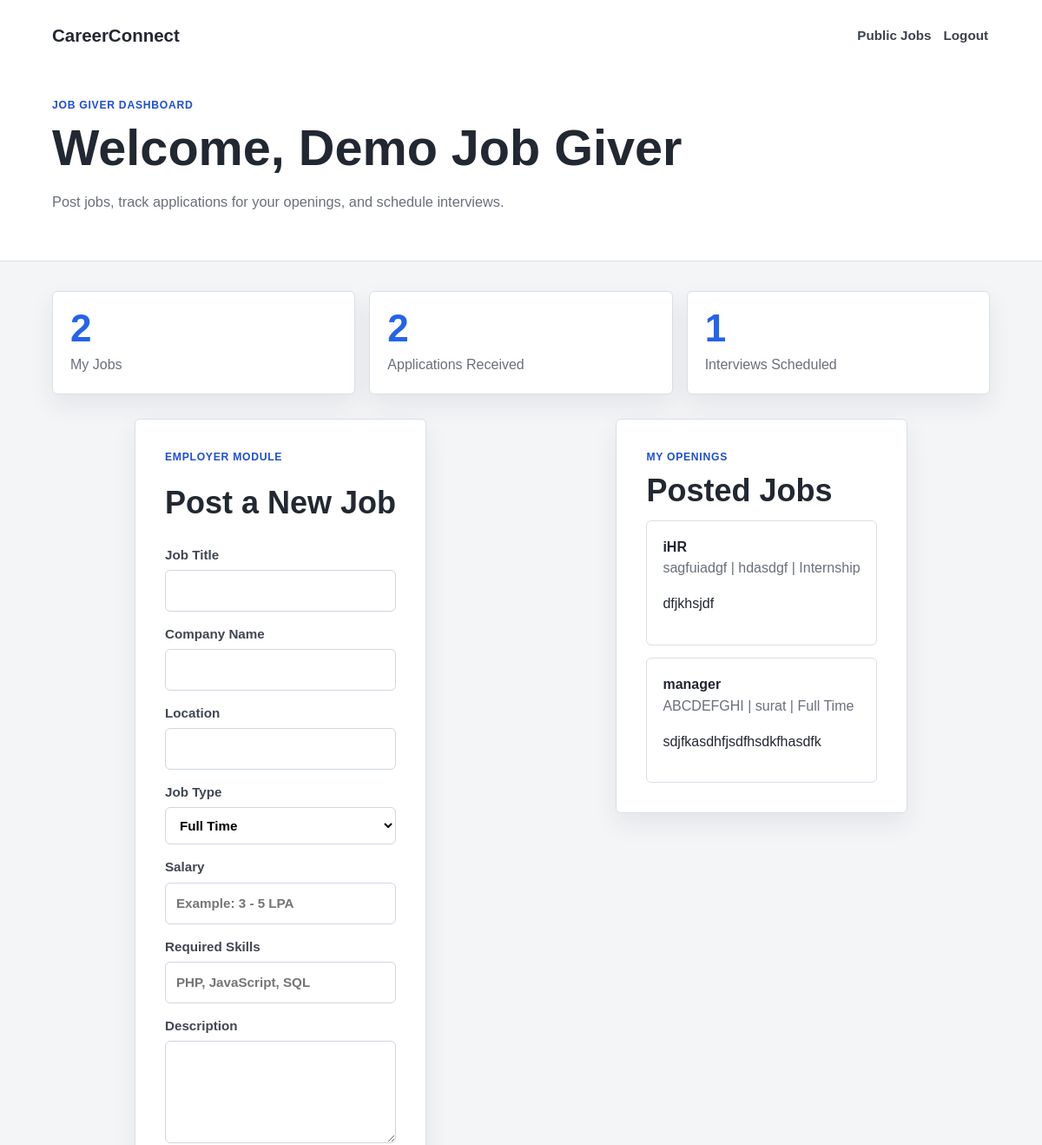
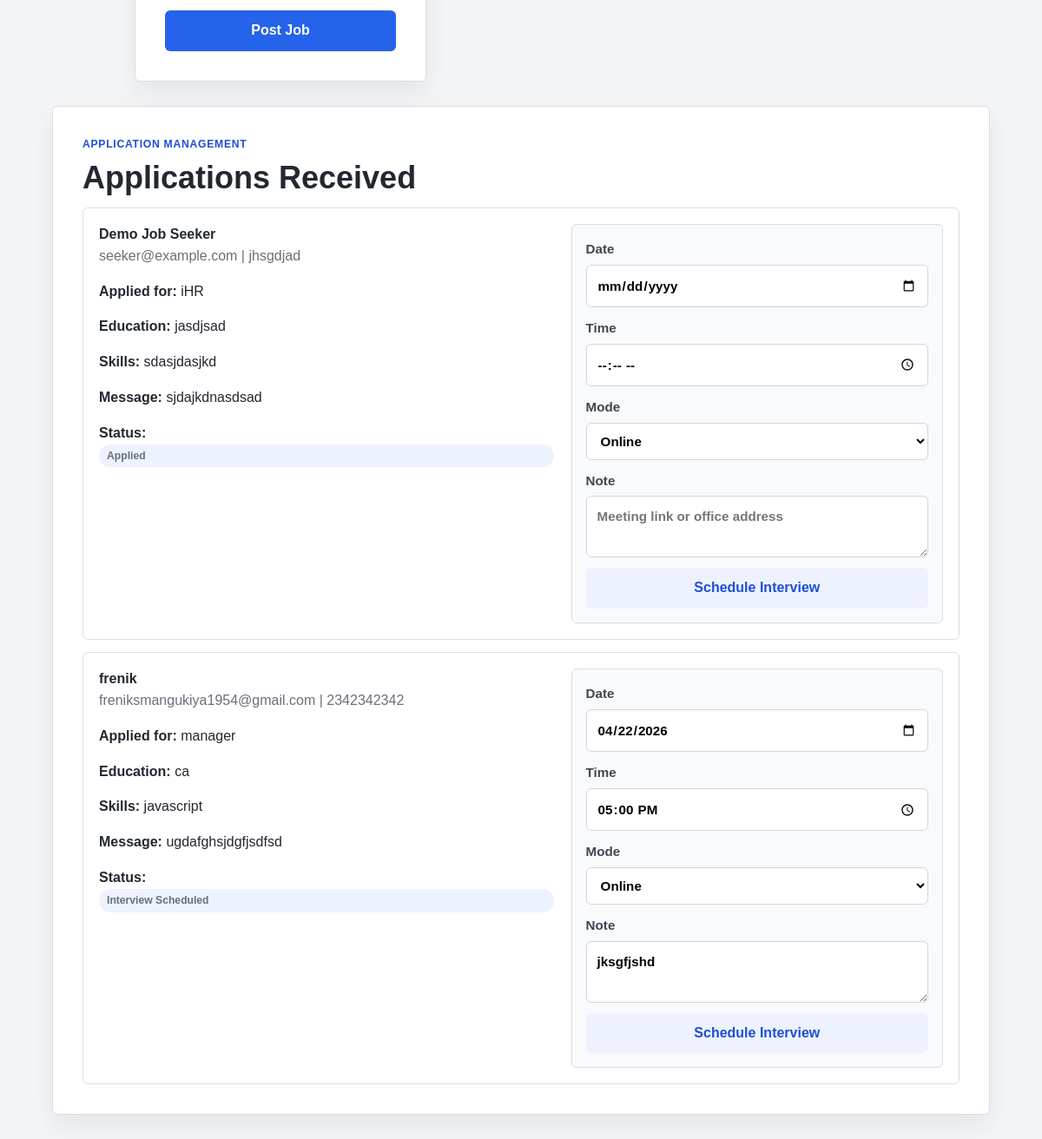
Screenshot of /giver_dashboard.php (signed in) with the database file from the repository (2 pictures, top to bottom).
### tables this page shows
CREATE TABLE users (
  id INT UNSIGNED AUTO_INCREMENT PRIMARY KEY,
  name VARCHAR(100) NOT NULL,
  email VARCHAR(150) NOT NULL UNIQUE,
  password VARCHAR(255) NOT NULL,
  role ENUM('seeker', 'giver') NOT NULL,
  created_at TIMESTAMP NOT NULL DEFAULT CURRENT_TIMESTAMP
);

CREATE TABLE jobs (
  id INT UNSIGNED AUTO_INCREMENT PRIMARY KEY,
  giver_id INT UNSIGNED NOT NULL,
  title VARCHAR(150) NOT NULL,
  company VARCHAR(150) NOT NULL,
  location VARCHAR(150) NOT NULL,
  type ENUM('Full Time', 'Part Time', 'Internship') NOT NULL,
  salary VARCHAR(100) NOT NULL,
  skills VARCHAR(255) NOT NULL,
  description TEXT NOT NULL,
  created_at TIMESTAMP NOT NULL DEFAULT CURRENT_TIMESTAMP,
  CONSTRAINT fk_jobs_giver
    FOREIGN KEY (giver_id) REFERENCES users(id)
    ON DELETE CASCADE
);

CREATE TABLE applications (
  id INT UNSIGNED AUTO_INCREMENT PRIMARY KEY,
  job_id INT UNSIGNED NOT NULL,
  seeker_id INT UNSIGNED NOT NULL,
  name VARCHAR(100) NOT NULL,
  email VARCHAR(150) NOT NULL,
  phone VARCHAR(30) NOT NULL,
  education VARCHAR(150) NOT NULL,
  skills VARCHAR(255) NOT NULL,
  message TEXT NULL,
  status ENUM('Applied', 'Interview Scheduled') NOT NULL DEFAULT 'Applied',
  interview_date DATE NULL,
  interview_time TIME NULL,
  interview_mode ENUM('Online', 'Offline', 'Phone Call') NULL,
  interview_note TEXT NULL,
  applied_at DATETIME NOT NULL DEFAULT CURRENT_TIMESTAMP,
  CONSTRAINT fk_applications_job
    FOREIGN KEY (job_id) REFERENCES jobs(id)
    ON DELETE CASCADE,
  CONSTRAINT fk_applications_seeker
    FOREIGN KEY (seeker_id) REFERENCES users(id)
    ON DELETE CASCADE
);

### db.php (called while the page is built, shortened)
<?php
function db() {
    static $pdo = null;
    if ($pdo instanceof PDO) {
        return $pdo;
    }
    $dsn = 'mysql:host=' . DB_HOST . ';dbname=' . DB_NAME . ';charset=' . DB_CHARSET;
    try {
        $pdo = new PDO($dsn, DB_USER, DB_PASS, [
            PDO::ATTR_ERRMODE => PDO::ERRMODE_EXCEPTION,
            PDO::ATTR_DEFAULT_FETCH_MODE => PDO::FETCH_ASSOC,
            PDO::ATTR_EMULATE_PREPARES => false
        ]);
    } catch (PDOException $exception) {
        die('Database connection failed. Check db.php settings and import database.sql in MySQL Workbench.');
    }
    return $pdo;
}
?>

### functions.php (called while the page is built, shortened)
<?php
require_once 'db.php';
function find_user($user_id) {
    $statement = db()->prepare('SELECT * FROM users WHERE id = ? LIMIT 1');
    $statement->execute([(int) $user_id]);
    $user = $statement->fetch();
    return $user ?: null;
}
function find_job($job_id) {
    $statement = db()->prepare('SELECT * FROM jobs WHERE id = ? LIMIT 1');
    $statement->execute([(int) $job_id]);
    $job = $statement->fetch();
    return $job ?: null;
}
function current_user() {
    return find_user($_SESSION['user_id']);
}
function get_jobs_for_giver($giver_id) {
    $statement = db()->prepare('SELECT * FROM jobs WHERE giver_id = ? ORDER BY id');
    $statement->execute([(int) $giver_id]);
    return $statement->fetchAll();
}
function get_applications_for_giver($giver_id) {
    $statement = db()->prepare(
        "SELECT
            applications.id,
            applications.job_id,
            applications.seeker_id,
            applications.name,
            applications.email,
            applications.phone,
            applications.education,
            applications.skills,
            applications.message,
            applications.status,
            COALESCE(DATE_FORMAT(applications.interview_date, '%Y-%m-%d'), '') AS interview_date,
            COALESCE(TIME_FORMAT(applications.interview_time, '%H:%i'), '') AS interview_time,
            COALESCE(applications.interview_mode, '') AS interview_mode,
            COALESCE(applications.interview_note, '') AS interview_note,
            DATE_FORMAT(applications.applied_at, '%Y-%m-%d %H:%i:%s') AS applied_at
        FROM applications
        INNER JOIN jobs ON jobs.id = applications.job_id
        WHERE jobs.giver_id = ?
        ORDER BY applications.id"
    );
    $statement->execute([(int) $giver_id]);
    return $statement->fetchAll();
}
?>

### giver_dashboard.php (the view, shortened to what this page needs)
<?php
require_once 'functions.php';
$user = current_user();
$myJobs = get_jobs_for_giver($user['id']);
$myApplications = get_applications_for_giver($user['id']);
?>
<!DOCTYPE html>
<html lang="en">
<head>
    <link rel="stylesheet" href="css/style.css">
</head>
<body>
    <header class="page-header">
        <nav class="navbar">
            <a class="logo" href="index.php">CareerConnect</a>
            <div class="nav-links">
                <a href="index.php#jobs">Public Jobs</a>
                <a href="logout.php">Logout</a>
            </div>
        </nav>
        <div>
            <p class="eyebrow">Job Giver Dashboard</p>
            <h1>Welcome, <?php echo $user['name']; ?></h1>
            <p class="hero-text">Post jobs, track applications for your openings, and schedule interviews.</p>
        </div>
    </header>
    <main>
        <section class="stats-grid">
            <div class="mini-stat"><span><?php echo count($myJobs); ?></span><p>My Jobs</p></div>
            <div class="mini-stat"><span><?php echo count($myApplications); ?></span><p>Applications Received</p></div>
            <div class="mini-stat"><span><?php echo count(array_filter($myApplications, fn($app) => $app['status'] === 'Interview Scheduled')); ?></span><p>Interviews Scheduled</p></div>
        </section>
        <section class="split-section dashboard-split">
            <form class="panel form-card" method="POST">
                <p class="eyebrow">Employer Module</p>
                <h2>Post a New Job</h2>
                <label>Job Title <input name="title" required></label>
                <label>Company Name <input name="company" required></label>
                <label>Location <input name="location" required></label>
                <label>Job Type
                    <select name="type" required>
                        <option>Full Time</option>
                    </select>
                </label>
                <label>Salary <input name="salary" placeholder="Example: 3 - 5 LPA" required></label>
                <label>Required Skills <input name="skills" placeholder="PHP, JavaScript, SQL" required></label>
                <label>Description <textarea name="description" rows="4" required></textarea></label>
                <button class="primary-btn" type="submit">Post Job</button>
            </form>
            <section class="panel">
                <p class="eyebrow">My Openings</p>
                <h2>Posted Jobs</h2>
                <?php if (empty($myJobs)): ?>
                    <p>No jobs posted yet.</p>
                <?php else: ?>
                    <div class="application-list">
                        <?php foreach (array_reverse($myJobs) as $job): ?>
                            <div class="application-item">
                                <strong><?php echo $job['title']; ?></strong>
                                <span><?php echo $job['company']; ?> | <?php echo $job['location']; ?> | <?php echo $job['type']; ?></span>
                                <p><?php echo $job['description']; ?></p>
                            </div>
                        <?php endforeach; ?>
                    </div>
                <?php endif; ?>
            </section>
        </section>
        <section class="panel">
            <p class="eyebrow">Application Management</p>
            <h2>Applications Received</h2>
            <?php if (empty($myApplications)): ?>
                <p>No candidate has applied for your jobs yet.</p>
            <?php else: ?>
                <div class="application-list">
                    <?php foreach (array_reverse($myApplications) as $application): ?>
                        <?php $job = find_job($application['job_id']); ?>
                        <article class="application-item manager-card">
                            <div>
                                <strong><?php echo $application['name']; ?></strong>
                                <span><?php echo $application['email']; ?> | <?php echo $application['phone']; ?></span>
                                <p><strong>Applied for:</strong> <?php echo $job ? $job['title'] : 'Job removed'; ?></p>
                                <p><strong>Education:</strong> <?php echo $application['education']; ?></p>
                                <p><strong>Skills:</strong> <?php echo $application['skills']; ?></p>
                                <p><strong>Message:</strong> <?php echo $application['message']; ?></p>
                                <p><strong>Status:</strong> <span class="status-pill"><?php echo $application['status']; ?></span></p>
                            </div>
                            <form class="schedule-form" method="POST">
                                <label>Date <input type="date" name="interview_date" value="<?php echo $application['interview_date']; ?>" required></label>
                                <label>Time <input type="time" name="interview_time" value="<?php echo $application['interview_time']; ?>" required></label>
                                <label>Mode
                                    <select name="interview_mode" required>
                                        <option <?php echo $application['interview_mode'] === 'Online' ? 'selected' : ''; ?>>Online</option>
                                    </select>
                                </label>
                                <label>Note <textarea name="interview_note" rows="2" placeholder="Meeting link or office address"><?php echo $application['interview_note']; ?></textarea></label>
                                <button class="secondary-btn" type="submit">Schedule Interview</button>
                            </form>
                        </article>
                    <?php endforeach; ?>
                </div>
            <?php endif; ?>
        </section>
    </main>
</body>
</html>

### css/style.css (style rules this page uses)
:root { --ink: #222831; --muted: #69707a; --paper: #f4f5f7; --panel: #ffffff; --accent: #2563eb; --accent-dark: #1d4ed8; --green: #16794c; --danger: #b42318; --line: #d9dee7; --soft: #f8fafc; --shadow: 0 12px 28px rgba(34, 40, 49, 0.08); }
* { box-sizing: border-box; }
html { scroll-behavior: smooth; }
body { margin: 0; color: var(--ink); background: #f4f5f7; font-family: Arial, Helvetica, sans-serif; line-height: 1.55; }
.navbar, .hero-content, main, footer { position: relative; z-index: 1; }
.navbar { align-items: center; display: flex; gap: 20px; justify-content: space-between; margin-bottom: 52px; }
.logo { color: var(--ink); font-size: 1.28rem; font-weight: 800; text-decoration: none; }
.nav-links, .role-switch { display: flex; flex-wrap: wrap; gap: 10px; }
.nav-links a { color: #3b424c; font-size: 0.95rem; font-weight: 700; padding: 7px 2px; text-decoration: none; }
.eyebrow { color: var(--accent-dark); font-size: 0.76rem; font-weight: 800; letter-spacing: 0.06em; margin: 0 0 8px; text-transform: uppercase; }
h1, h2, h3 { line-height: 1.14; margin: 0 0 14px; }
h1 { font-size: clamp(2.1rem, 5vw, 4.2rem); max-width: 850px; }
h2 { font-size: clamp(1.45rem, 3vw, 2.25rem); }
.hero-text, .small-copy { color: var(--muted); font-size: 1.02rem; max-width: 640px; }
.hero-card, .panel, dialog, .mini-stat, .auth-panel { background: var(--panel); border: 1px solid var(--line); border-radius: 6px; box-shadow: var(--shadow); }
.hero-card span, .mini-stat span { color: var(--accent); display: block; font-size: 2.75rem; font-weight: 800; line-height: 1; }
.primary-btn, .secondary-btn { border: 0; border-radius: 6px; cursor: pointer; display: inline-block; font: inherit; font-weight: 700; padding: 11px 16px; text-align: center; text-decoration: none; }
.primary-btn { background: var(--accent); color: #fff; }
.secondary-btn { background: #eef2ff; color: var(--accent-dark); }
main { padding: 34px clamp(18px, 5vw, 72px) 70px; }
.panel { margin: 0 auto 28px; max-width: 1180px; padding: clamp(20px, 4vw, 34px); }
input, select, textarea { background: #fff; border: 1px solid #cfd6e1; border-radius: 6px; font: inherit; outline: none; padding: 11px 12px; width: 100%; }
.job-card, .application-item { background: #fff; border: 1px solid var(--line); border-radius: 6px; padding: 18px; }
.job-type, .status-pill { background: #eef2ff; border-radius: 999px; color: var(--accent-dark); display: inline-block; font-size: 0.76rem; font-weight: 800; padding: 4px 9px; }
.split-section { display: grid; gap: 28px; grid-template-columns: minmax(0, 1fr) minmax(0, 1fr); margin: 0 auto; max-width: 1180px; }
.form-card { display: grid; gap: 14px; }
.form-card label, .schedule-form label { color: #3f4752; display: grid; font-size: 0.95rem; font-weight: 700; gap: 6px; }
.application-list { display: grid; gap: 14px; }
.application-item span, .application-item small { color: var(--muted); display: block; }
.page-header { background: #fff; border-bottom: 1px solid var(--line); padding: 22px clamp(18px, 5vw, 72px) 38px; position: relative; z-index: 1; }
.page-header h1 { font-size: clamp(2rem, 5vw, 3.6rem); max-width: 900px; }
.stats-grid { display: grid; gap: 16px; grid-template-columns: repeat(3, minmax(0, 1fr)); margin: 0 auto 28px; max-width: 1180px; }
.mini-stat { padding: 20px; }
.mini-stat p { color: var(--muted); margin: 8px 0 0; }
.dashboard-split { align-items: start; }
.manager-card { display: grid; gap: 20px; grid-template-columns: minmax(0, 1.1fr) minmax(280px, 0.9fr); }
.schedule-form { background: var(--soft); border: 1px solid var(--line); border-radius: 6px; display: grid; gap: 12px; padding: 16px; }

### rows the page displays
users: name "Demo Job Giver"
jobs: title "iHR", company "sagfuiadgf", location "hdasdgf", type "Internship", description "dfjkhsjdf"
jobs: title "manager", company "ABCDEFGHI", location "surat", type "Full Time", description "sdjfkasdhfjsdfhsdkfhasdfk"
applications: name "Demo Job Seeker", email "seeker@example.com", phone "jhsgdjad", job.title "iHR", education "jasdjsad", skills "sdasjdasjkd", message "sjdajkdnasdsad", status "Applied"
applications: name "frenik", email "freniksmangukiya1954@gmail.com", phone "2342342342", job.title "manager", education "ca", skills "javascript", message "ugdafghsjdgfjsdfsd", status "Interview Scheduled", interview_date "04/22/2026", interview_note "jksgfjshd"

### other values shown
count($myJobs) "2"
count($myApplications) "2"
